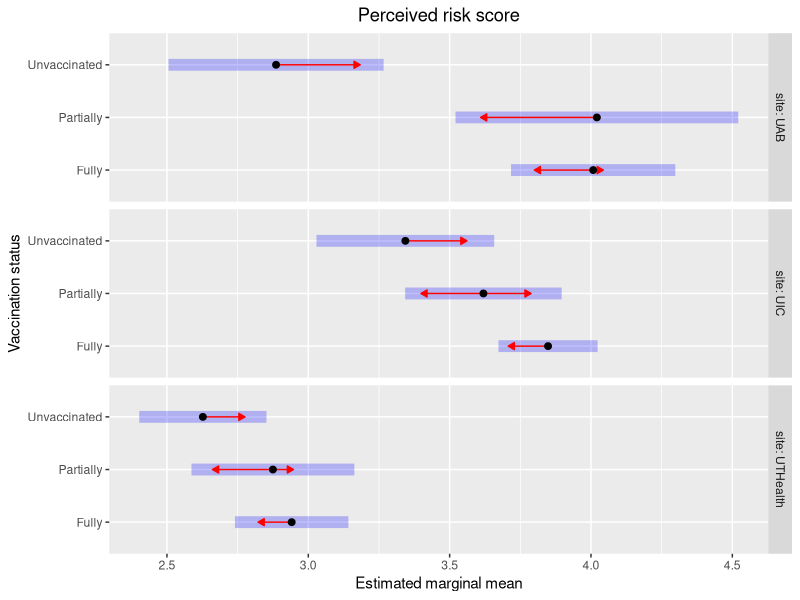
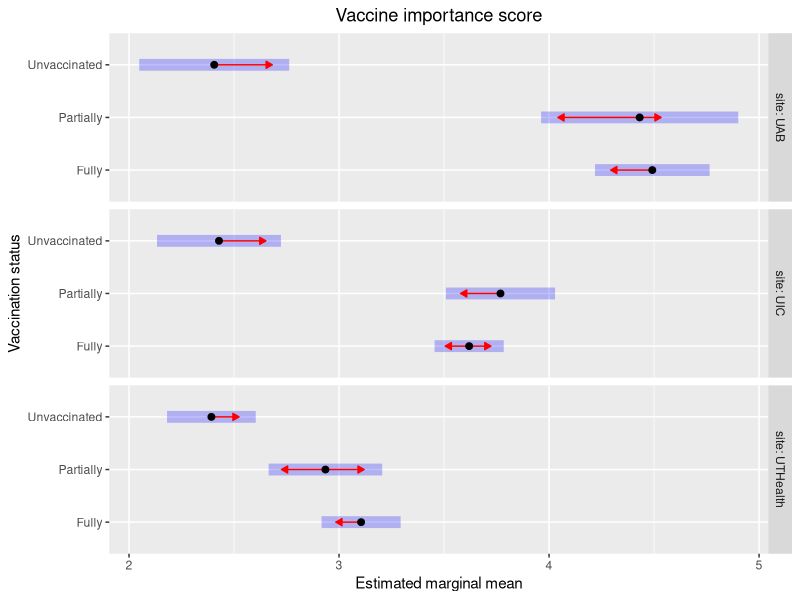
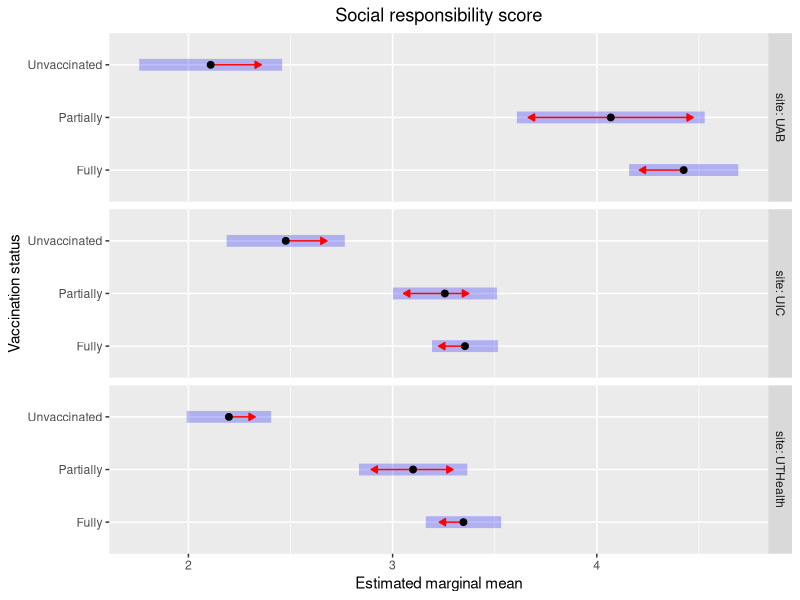
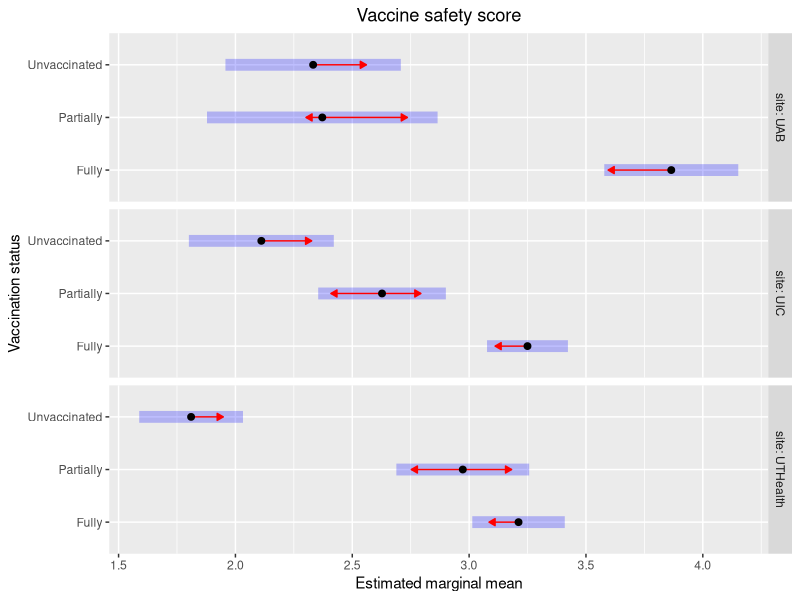
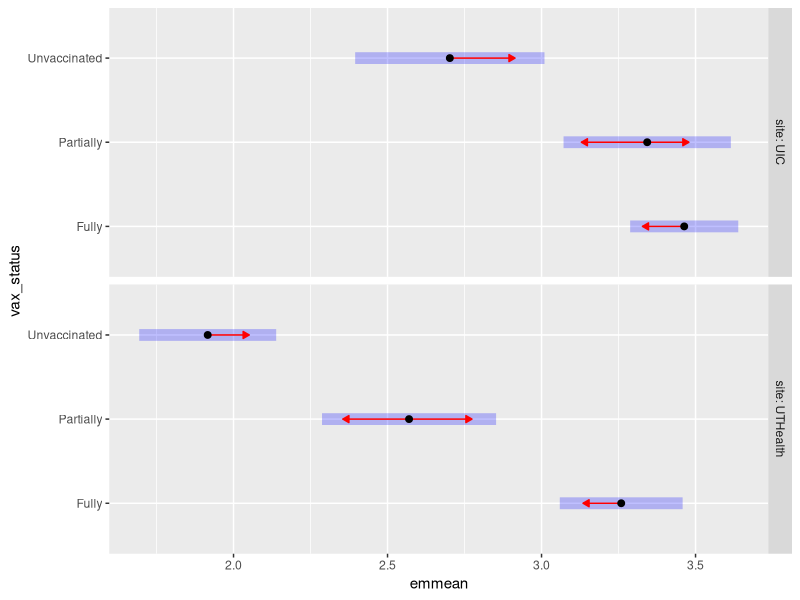
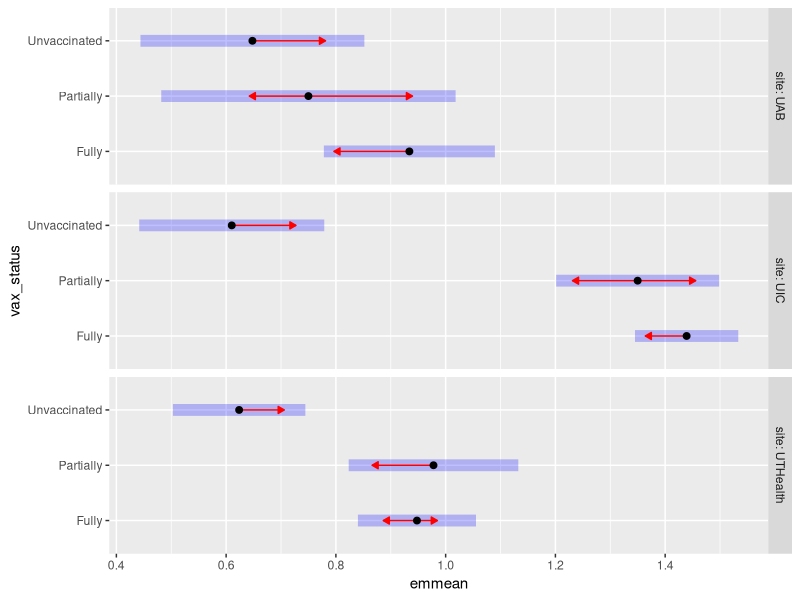

Write the R code that produced these figures, in order.
#### ANCOVA analysis of vaccine survey in 3 U.S states: Alabama, Illinois, and Texas ####

library(tidyverse)
library(readxl)
library(tidyr)
library(car)       # Anova() for Type III sums of squares
library(emmeans)   # adjusted (estimated marginal) means + Tukey contrasts

## Loading csv data file

vaccine_survey_usa <- read.csv("vaccine_survey_usa.csv") 

## converting categorical variables to factors

vaccine_survey_usa <- vaccine_survey_usa %>% mutate(
    vax_status = as.factor(vax_status),
    site       = as.factor(site),
    sex        = as.factor(sex),
    race_eth   = as.factor(race_eth)
  )

## Fiting the ANCOVA model; considering vaccination site interaction on vaccine status: does the effect of vaccination status differ by site

# Perceived risk 

mod_pr <- lm(perceived_risk ~ vax_status * site + age + sex + race_eth, data = vaccine_survey_usa)

Anova(mod_pr, type = "III")

emmeans(mod_pr, ~ vax_status | site) %>% 
  contrast("pairwise", adjust="tukey")

p <- plot(emmeans(mod_pr, ~ vax_status | site), comparisons = TRUE)

p + labs(
  title = "Perceived risk score", 
  x = "Estimated marginal mean", 
  y = "Vaccination status"
) + theme(plot.title = element_text(hjust = 0.5))

# vaccine Importance

mod_vi <- lm(vaccine_importance ~ vax_status * site + age + sex + race_eth, data = vaccine_survey_usa)

Anova(mod_vi, type = "III")

emmeans(mod_vi, ~ vax_status | site) %>% 
  contrast("pairwise", adjust = "tukey")

p <- plot(emmeans(mod_vi, ~ vax_status | site), comparisons = TRUE)

p + labs(
  title = "Vaccine importance score", 
  x = "Estimated marginal mean", 
  y = "Vaccination status"
) + theme(plot.title = element_text(hjust = 0.5))

# Social Responsibility

mod_sr <- lm(social_responsibility ~ vax_status * site + age + sex + race_eth, data = vaccine_survey_usa)

Anova(mod_sr, type = "III")

emmeans(mod_vi, ~ vax_status | site) %>% 
  contrast("pairwise", adjust = "tukey")

p <- plot(emmeans(mod_sr, ~ vax_status | site), comparisons = TRUE)

p + labs(
  title = "Social responsibility score", 
  x = "Estimated marginal mean", 
  y = "Vaccination status"
) + theme(plot.title = element_text(hjust = 0.5))

# Vaccine Safety

mod_vs <- lm(vaccine_safety ~ vax_status * site + age + sex + race_eth, data = vaccine_survey_usa)

Anova(mod_vs, type = "III")

emmeans(mod_vs, ~ vax_status | site) %>% 
  contrast("pairwise", adjust = "tukey")

p <- plot(emmeans(mod_vs, ~ vax_status | site), comparisons = TRUE)

p + labs(
  title = "Vaccine safety score", 
  x = "Estimated marginal mean", 
  y = "Vaccination status"
) + theme(plot.title = element_text(hjust = 0.5))

# Trust in public health

mod_tph <- lm(trust_ph ~ vax_status * site + age + sex + race_eth, data = vaccine_survey_usa)

Anova(mod_tph, type = "III")

emmeans(mod_tph, ~ vax_status | site) %>% 
  contrast("pairwise", adjust = "tukey")

plot(emmeans(mod_tph, ~ vax_status | site), comparisons = TRUE)

# Incentives

mod_icen <- lm(incentive ~ vax_status * site + age + sex + race_eth, data = vaccine_survey_usa)

Anova(mod_icen, type = "III")

emmeans(mod_icen, ~ vax_status | site) %>% 
  contrast("pairwise", adjust = "tukey")

plot(emmeans(mod_icen, ~ vax_status | site), comparisons = TRUE)
